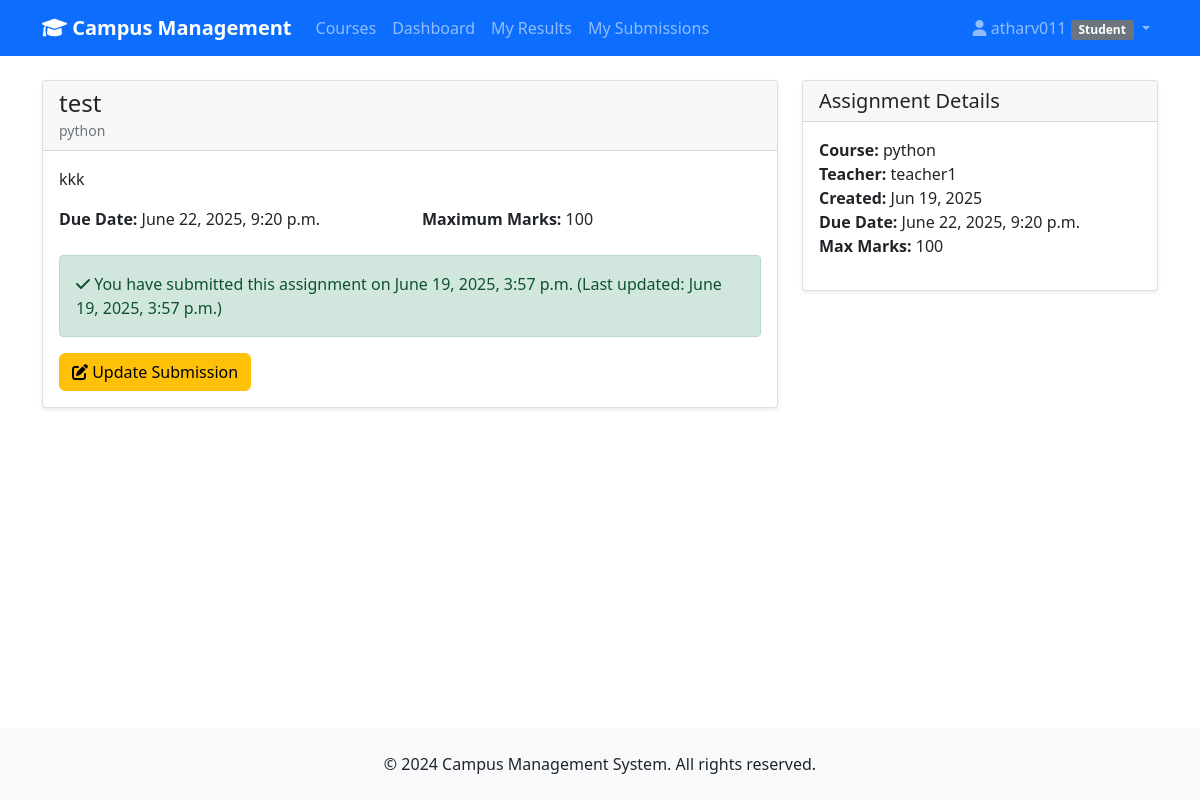
/courses/assignments/1/ (signed in), run on the app's committed database.
### accounts/models.py (models this page shows, shortened)
class User(AbstractUser):
    ROLE_CHOICES = [
        ('student', 'Student'),
        ('teacher', 'Teacher'),
        ('admin', 'Admin'),
    ]
    role = models.CharField(max_length=10, choices=ROLE_CHOICES, default='student')
    phone = models.CharField(max_length=15, blank=True)
    address = models.TextField(blank=True)
    date_of_birth = models.DateField(null=True, blank=True)
    def is_student(self):
        return self.role == 'student' and not self.is_superuser
    def is_teacher(self):
        return self.role == 'teacher'and not self.is_superuser
    def is_admin_user(self):
        return self.role == 'admin' or self.is_superuser

### courses/models.py (models this page shows, shortened)
class Assignment(models.Model):
    course = models.ForeignKey(Course, on_delete=models.CASCADE, related_name='assignments')
    title = models.CharField(max_length=200)
    description = models.TextField()
    due_date = models.DateTimeField()
    max_marks = models.PositiveIntegerField(default=100)
    created_at = models.DateTimeField(auto_now_add=True)
    class Meta:
        ordering = ['due_date']

class Course(models.Model):
    title = models.CharField(max_length=200)
    description = models.TextField()
    teacher = models.ForeignKey(
        settings.AUTH_USER_MODEL,
        on_delete=models.CASCADE,
        related_name='taught_courses'
    )
    credits = models.PositiveIntegerField(validators=[MinValueValidator(1), MaxValueValidator(6)])
    start_date = models.DateField()
    end_date = models.DateField()
    max_students = models.PositiveIntegerField(default=30)
    created_at = models.DateTimeField(auto_now_add=True)
    class Meta:
        ordering = ['-created_at']

### submissions/models.py (models this page shows, shortened)
class Submission(models.Model):
    student = models.ForeignKey(
        settings.AUTH_USER_MODEL,
        on_delete=models.CASCADE,
        related_name='submissions'
    )
    assignment = models.ForeignKey(
        Assignment,
        on_delete=models.CASCADE,
        related_name='submissions'
    )
    file = models.FileField(upload_to=submission_file_path)
    content = models.TextField(blank=True, help_text="Optional text submission")
    submitted_at = models.DateTimeField(auto_now_add=True)
    updated_at = models.DateTimeField(auto_now=True)
    class Meta:
        unique_together = ('student', 'assignment')
        ordering = ['-submitted_at']

### courses/views.py (the view)
class AssignmentDetailView(LoginRequiredMixin, DetailView):
    model = Assignment
    template_name = 'courses/assignment_detail.html'
    context_object_name = 'assignment'
    def get_context_data(self, **kwargs):
        context = super().get_context_data(**kwargs)
        assignment = self.object
        user = self.request.user
        if user.is_student():
            try:
                submission = assignment.submissions.get(student=user)
                context['submission'] = submission
            except:
                context['submission'] = None
        return context

### templates/courses/assignment_detail.html (shortened to what this page needs)
{% extends 'base.html' %}
{% block content %}
<div class="row">
    <div class="col-md-8">
        <div class="card">
            <div class="card-header">
                <h4 class="mb-0">{{ assignment.title }}</h4>
                <small class="text-muted">{{ assignment.course.title }}</small>
            </div>
            <div class="card-body">
                <p class="card-text">{{ assignment.description }}</p>
                <div class="row mb-3">
                    <div class="col-sm-6">
                        <strong>Due Date:</strong> {{ assignment.due_date }}
                    </div>
                    <div class="col-sm-6">
                        <strong>Maximum Marks:</strong> {{ assignment.max_marks }}
                    </div>
                </div>
                {% if user.is_student %}
                    <div class="mt-4">
                        {% if submission %}
                            <div class="alert alert-success">
                                <i class="fas fa-check"></i> You have submitted this assignment on {{ submission.submitted_at }}
                                {% if submission.updated_at != submission.submitted_at %}
                                    (Last updated: {{ submission.updated_at }})
                                {% endif %}
                            </div>
                            <a href="{% url 'submissions:submit_assignment' assignment.pk %}" class="btn btn-warning">
                                <i class="fas fa-edit"></i> Update Submission
                            </a>
                        {% else %}
                            <a href="{% url 'submissions:submit_assignment' assignment.pk %}" class="btn btn-primary">
                                <i class="fas fa-upload"></i> Submit Assignment
                            </a>
                        {% endif %}
                    </div>
                {% endif %}
            </div>
        </div>
    </div>
    <div class="col-md-4">
        <div class="card">
            <div class="card-header">
                <h5 class="mb-0">Assignment Details</h5>
            </div>
            <div class="card-body">
                <ul class="list-unstyled">
                    <li><strong>Course:</strong> {{ assignment.course.title }}</li>
                    <li><strong>Teacher:</strong> {{ assignment.course.teacher.get_full_name|default:assignment.course.teacher.username }}</li>
                    <li><strong>Created:</strong> {{ assignment.created_at|date:"M d, Y" }}</li>
                    <li><strong>Due Date:</strong> {{ assignment.due_date }}</li>
                    <li><strong>Max Marks:</strong> {{ assignment.max_marks }}</li>
                </ul>
            </div>
        </div>
    </div>
</div>
{% endblock %}

### templates/base.html (shortened to what this page needs)
<!DOCTYPE html>
<html lang="en">
<head>
    <link href="https://cdn.jsdelivr.net/npm/bootstrap@5.1.3/dist/css/bootstrap.min.css" rel="stylesheet">
    <link href="https://cdnjs.cloudflare.com/ajax/libs/font-awesome/6.0.0/css/all.min.css" rel="stylesheet">
</head>
<body>
    <nav class="navbar navbar-expand-lg navbar-dark bg-primary">
        <div class="container">
            <a class="navbar-brand" href="{% url 'home' %}">
                <i class="fas fa-graduation-cap"></i> Campus Management
            </a>
            <div class="collapse navbar-collapse" id="navbarNav">
                <ul class="navbar-nav me-auto">
                    <li class="nav-item">
                        <a class="nav-link" href="{% url 'courses:course_list' %}">Courses</a>
                    </li>
                    {% if user.is_authenticated %}
                        <li class="nav-item">
                            <a class="nav-link" href="{% url 'accounts:dashboard' %}">Dashboard</a>
                        </li>
                        {% if user.is_student %}
                            <li class="nav-item">
                                <a class="nav-link" href="{% url 'courses:my_results' %}">My Results</a>
                            </li>
                            <li class="nav-item">
                                <a class="nav-link" href="{% url 'submissions:my_submissions' %}">My Submissions</a>
                            </li>
                        {% endif %}
                    {% endif %}
                </ul>
                <ul class="navbar-nav">
                    {% if user.is_authenticated %}
                        <li class="nav-item dropdown">
                            <a class="nav-link dropdown-toggle" href="#" id="navbarDropdown" role="button" data-bs-toggle="dropdown">
                                <i class="fas fa-user"></i> {{ user.username }}
                                <span class="badge bg-secondary">{{ user.get_role_display }}</span>
                            </a>
                        </li>
                    {% endif %}
                </ul>
            </div>
        </div>
    </nav>
    <main class="container mt-4">
        {% block content %}
        {% endblock %}
    </main>
    <footer class="bg-light py-4 mt-5">
        <div class="container text-center">
            <p class="mb-0">&copy; 2024 Campus Management System. All rights reserved.</p>
        </div>
    </footer>
</body>
</html>

### templates/base.html (style rules this page uses)
.navbar-brand { font-weight: bold; }
.card { box-shadow: 0 0.125rem 0.25rem rgba(0, 0, 0, 0.075); border: 1px solid rgba(0, 0, 0, 0.125); }
.btn { border-radius: 0.375rem; }
.badge { font-size: 0.75em; }
footer { background-color: #f8f9fa; margin-top: auto; }
body { display: flex; flex-direction: column; min-height: 100vh; }
main { flex: 1; }

### data on the page
User: username "atharv011", role "Student"
Assignment: title "test", course "python", description "kkk", due_date "June 22, 2025, 9:20 p.m.", max_marks "100", course.teacher.get_full_name "teacher1", created_at "Jun 19, 2025"
Submission: submitted_at "June 19, 2025, 3:57 p.m.", updated_at "June 19, 2025, 3:57 p.m."
